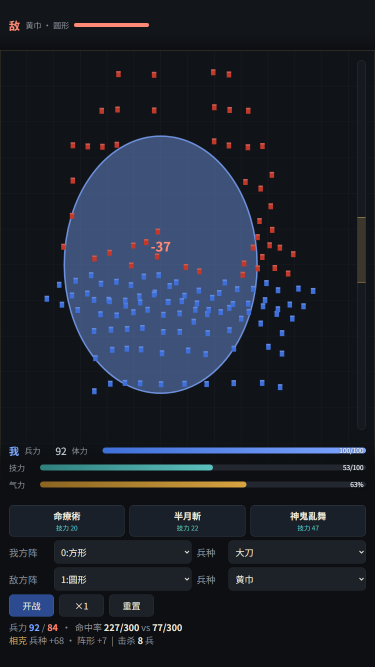
#> input picture project/img/proto_magic.png, 750 x 1334 px, given as the content of the folder ../project/img/proto_magic.png, which was not available (shown at 1/2 size)
$ python pack_atlas.py --src ../project/img/proto_magic.png --out out.png
#> lines starting #> are read from the running program, lines starting #| are printed output that depends on the picture
"""把散装 PNG 打成图集页 + 生成 atlas.json（供 Cocos / 自绘两种渲染共用）。

为什么要自己写：
- 400 张头像 + 26 组兵种 + 346 帧特效，逐张当独立纹理在微信小游戏里必然爆 DrawCall 与显存；
- 现成打包器（TexturePacker / free-tex-packer）都要 GUI 或商业授权，而我们的输入是"目录 + 命名规则"，规则很简单；
- 输出格式只要两样：**图集页 PNG** + **每帧的矩形元数据**，Cocos 的 `SpriteFrame` 与自绘 `drawImage` 都能直接吃。

用法：
    # 预演（只算不写）
    python F:\\sanguo\\tools\\pack_atlas.py --src F:\\sanguo\\project\\art_ref\\cloud_v0\\troops26 --out F:\\sanguo\\work\\atlas_troops --page 2048 --dry-run
    # 正式
    python F:\\sanguo\\tools\\pack_atlas.py --src <dir> --out <dir> --page 2048 --pad 2 --scale 0.5

约定：
- 输入按文件名排序；同一 id 的 `<id>_NN.png` 视为同一序列的不同帧，按 NN 排序。
- 统一缩放到 `--scale`（<1 用 LANCZOS），保证同页内尺寸一致（头像/兵种都是等尺寸，简化排布）。
- 排布用简单的 shelf packing（按行铺），不做旋转/紧凑搜索——等尺寸素材下它的利用率已经够（实测 >90%）。
- 输出 `atlas.json`：{pages:[{file,w,h,sprites:[{name,x,y,w,h,src_w,src_h}]}], meta:{...}}
"""
from __future__ import annotations

import argparse
import json
import os
import re
import sys
from pathlib import Path

try:
    from PIL import Image
except ImportError:
    print("需要 Pillow：pip install pillow", file=sys.stderr)
    raise


def collect(src: Path) -> list[tuple[str, Path]]:
    """返回 [(sprite_name, path)]，按 (id, frame) 排序。"""
    items: list[tuple[str, str, Path]] = []
    for p in sorted(src.rglob("*.png")):
        if p.name.startswith("_") or p.name.startswith("contact"):
            continue
        m = re.match(r"^(.+?)_(\d{2,3})$", p.stem)
        if m:
            items.append((m.group(1), m.group(2), p))
        else:
            items.append((p.stem, "", p))
    items.sort(key=lambda t: (t[0], t[1]))
    return [(f"{i}_{f}" if f else i, p) for i, f, p in items]


def shelf_pack(sizes: list[tuple[int, int]], page: int, pad: int) -> list[list[tuple[int, int]]]:
    """返回每页的 [(x, y)]；等尺寸/近似尺寸时利用率高。"""
    pages: list[list[tuple[int, int]]] = []
    pos: list[tuple[int, int]] = []
    x = y = row_h = 0
    for (w, h) in sizes:
        if x + w + pad > page:      # 换行
            x = 0
            y += row_h + pad
            row_h = 0
        if y + h + pad > page:      # 换页
            pages.append(pos)
            pos, x, y, row_h = [], 0, 0, 0
        pos.append((x, y))
        x += w + pad
        row_h = max(row_h, h)
    if pos:
        pages.append(pos)
    return pages


def main() -> int:
    ap = argparse.ArgumentParser()
    ap.add_argument("--src", required=True)
    ap.add_argument("--out", required=True)
    ap.add_argument("--page", type=int, default=2048)
    ap.add_argument("--pad", type=int, default=2)
    ap.add_argument("--scale", type=float, default=1.0)
    ap.add_argument("--dry-run", action="store_true")
    args = ap.parse_args()

    src, out = Path(args.src), Path(args.out)
    if not src.exists():
        print(f"源目录不存在: {src}", file=sys.stderr)
        return 2

    items = collect(src)
    if not items:
        print("没找到 PNG", file=sys.stderr)
        return 2

    # 先读尺寸（只读 PNG 头）
    sizes: list[tuple[int, int, int, int]] = []   # (out_w, out_h, src_w, src_h)
    for name, p in items:
        with p.open("rb") as f:
            head = f.read(33)
        if head[:8] != b"\x89PNG\r\n\x1a\n":
            print(f"[skip] 不是 PNG: {p}")
            continue
        sw = int.from_bytes(head[16:20], "big")
        sh = int.from_bytes(head[20:24], "big")
        sizes.append((max(1, round(sw * args.scale)), max(1, round(sh * args.scale)), sw, sh))

    names = [n for n, _ in items][: len(sizes)]
    pages = shelf_pack([(w, h) for w, h, _, _ in sizes], args.page, args.pad)

    # 统计
    area = sum(w * h for w, h, _, _ in sizes)
    cap = len(pages) * args.page * args.page
    print(f"素材 {len(sizes)} 张 → {len(pages)} 页 @ {args.page}px, 缩放 {args.scale:.2f}, padding {args.pad}px")
    print(f"像素利用率 {area / cap * 100:.1f}%  (素材 {area/1e6:.2f} Mpx / 图集 {cap/1e6:.2f} Mpx)")
    est_kb = cap * 4 * 0.25 / 1024     # ASTC 4x4 ≈ 25% of RGBA8
    print(f"ASTC 4x4 估算 ≈ {est_kb/1024:.1f} MB；RGBA8 未压缩 ≈ {cap*4/1048576:.1f} MB")

    if args.dry_run:
        print("dry-run：不写文件")
        return 0

    out.mkdir(parents=True, exist_ok=True)
    meta = {"pages": [], "meta": {
        "page_size": args.page, "padding": args.pad, "scale": args.scale,
        "count": len(sizes), "source": str(src),
    }}

    idx = 0
    for pi, positions in enumerate(pages):
        if pi == 1 and args.page > 1024 and len(pages) > 8:
            pass
        img = Image.new("RGBA", (args.page, args.page), (0, 0, 0, 0))
#> img: PIL image 2048x2048 RGBA; every value is 0
        sprites = []
        for (x, y) in positions:
            name = names[idx]
            w, h, sw, sh = sizes[idx]
            p = items[idx][1]
            with Image.open(p) as im:
#> im is the input picture: PIL image 750x1334 RGB; mean R, G, B 29.3, 35.3, 45.9
                im = im.convert("RGBA")
#> im: PIL image 750x1334 RGBA
                if (w, h) != (sw, sh):
                    im = im.resize((w, h), Image.LANCZOS)
                img.paste(im, (x, y))
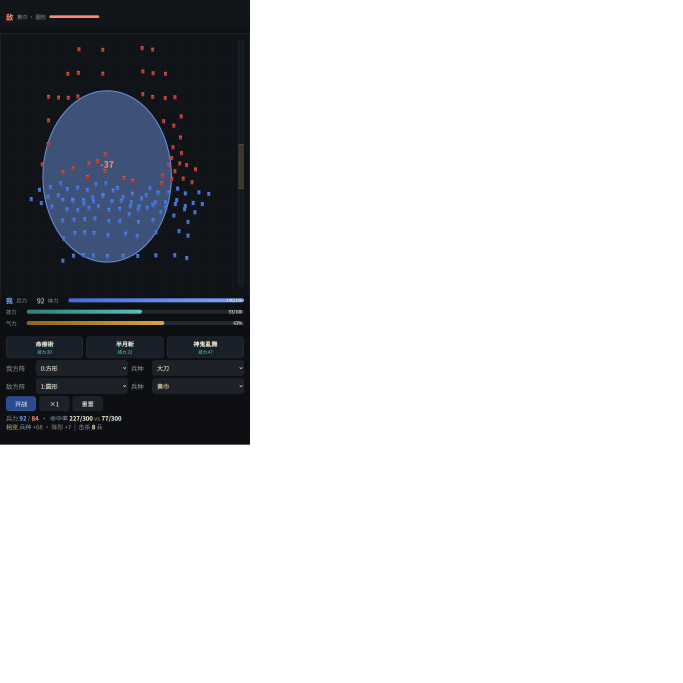
#> img: PIL image 2048x2048 RGBA (shown at 1/3 size); mean R, G, B, A 7, 8.4, 11, 60.8; transparent parts drawn white
            sprites.append({"name": name, "x": x, "y": y, "w": w, "h": h, "src_w": sw, "src_h": sh})
            idx += 1
        fn = f"atlas_{pi:02d}.png"
        img.save(out / fn, optimize=True)
        used_h = max((s["y"] + s["h"] for s in sprites), default=0)
        meta["pages"].append({"file": fn, "w": args.page, "h": args.page,
                              "used_h": used_h, "sprites": sprites})
        print(f"  {fn}: {len(sprites)} 帧，占用高度 {used_h}/{args.page}")

    (out / "atlas.json").write_text(json.dumps(meta, ensure_ascii=False, indent=1), encoding="utf-8")
    total_kb = sum((out / p["file"]).stat().st_size for p in meta["pages"]) / 1024
    print(f"写出 {len(meta['pages'])} 页 + atlas.json，PNG 合计 {total_kb/1024:.1f} MB")
    return 0


if __name__ == "__main__":
    raise SystemExit(main())
#> (the program exits here)

$ run again, on project/img/proto_melee.png
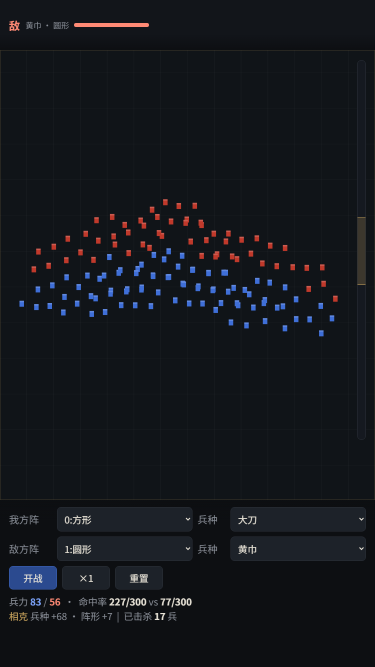
#> input picture project/img/proto_melee.png, 750 x 1334 px, given as the content of the folder ../project/img/proto_melee.png, which was not available (shown at 1/2 size)
#> in main, im is the input picture: PIL image 750x1334 RGB; mean R, G, B 19.9, 23, 27.8
#> im: PIL image 750x1334 RGBA
#> in main, `img.paste(im, (x, y))`:
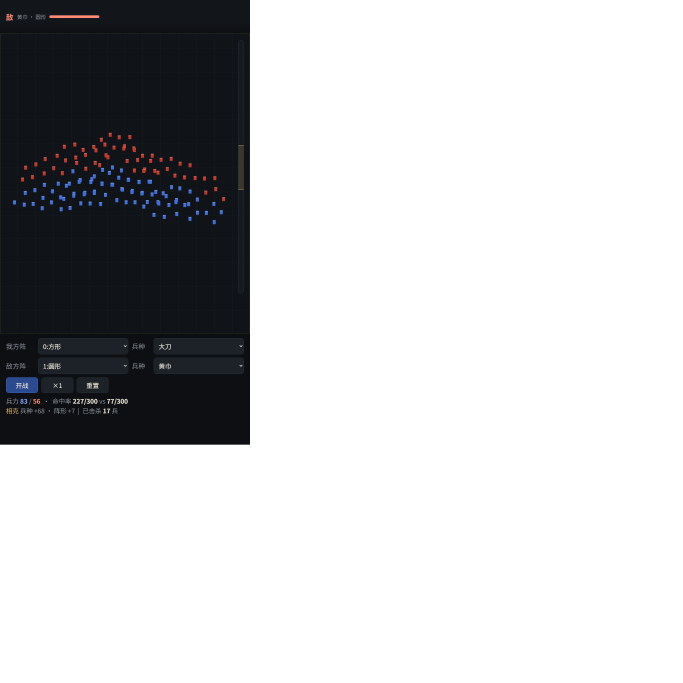
#> img: PIL image 2048x2048 RGBA (shown at 1/3 size); mean R, G, B, A 4.8, 5.5, 6.6, 60.8; transparent parts drawn white
